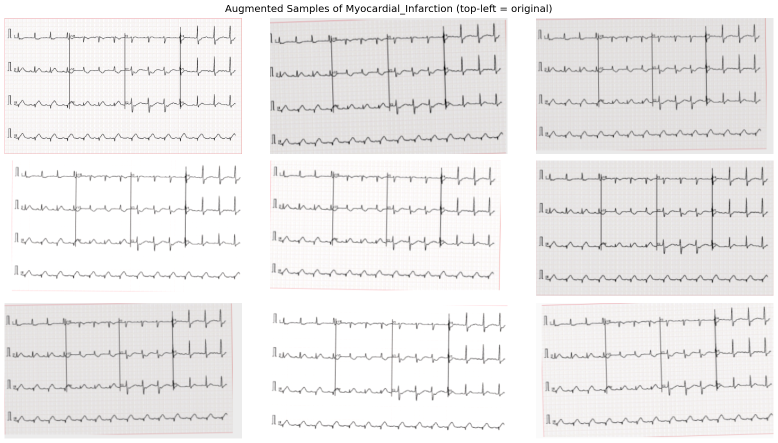
#> input picture models/heart/image_based/images/augmented_samples.png, 1555 x 886 px (shown at 1/2 size); its folder holds only this picture in this run
$ python -i data.py   (imports and definitions only)
#> lines starting #> are read from the running program, lines starting #| are printed output that depends on the picture
### common/preprocessing/image.py
"""
image.py — Opening an image from whatever the caller has, for the image modules' load_image().
"""

import io

import numpy as np
from PIL import Image


def open_image(source) -> Image.Image:
    """A path, raw bytes, a file-like object (e.g. a Streamlit upload), a PIL image or a uint8 array."""
    if isinstance(source, Image.Image):
        return source
    if isinstance(source, np.ndarray):
        return Image.fromarray(source)
    if isinstance(source, (bytes, bytearray)):
        return Image.open(io.BytesIO(source))
    return Image.open(source)

### models/heart/image_based/src/data.py
"""
data.py — Class list, split loading and single-image preprocessing for the 12-lead ECG
module. Mirrors load_image() in notebooks/Heart_ECG.ipynb, so the saved checkpoints get
exactly the input they were trained on.

Dataset layout, built by data/build_ecg_dataset.py (one folder per class in each split):

    data/train/<class>/*.png    data/val/<class>/*.png    data/test/<class>/*.png
"""

from pathlib import Path

import numpy as np
from PIL import Image

from common.preprocessing.image import open_image

MODULE_DIR = Path(__file__).resolve().parent.parent
DEFAULT_DATA_DIR = MODULE_DIR / "data"

CLASS_NAMES = ["Abnormal_Heartbeat", "History_of_MI", "Myocardial_Infarction", "Normal"]
IMG_SIZE = (256, 448)          # (height, width): keeps the ~1.7:1 printout aspect ratio
IMAGE_EXTENSIONS = (".png", ".jpg", ".jpeg")

# Same constants as data/build_ecg_dataset.py: a full printout is cropped to the ECG grid,
# which removes the header (patient ID, date, heart rate) and the footer
PRINTOUT_SIZE = (2213, 1572)
GRID_BOX = (68, 283, 2177, 1518)


def load_image(source) -> np.ndarray:
    """
    One ECG image -> float32 (1, 256, 448, 3) in 0-255. Each model rescales the pixels
    itself, so nothing else is needed. Full uncropped printouts are cropped to the grid.
    `source`: a path, bytes, a file-like upload, a PIL image or a uint8 array.
    """
    img = open_image(source).convert("RGB")
    if img.size == PRINTOUT_SIZE:
        img = img.crop(GRID_BOX)
    # BOX (area) resampling keeps the thin ECG traces visible when shrinking
    img = img.resize((IMG_SIZE[1], IMG_SIZE[0]), Image.BOX)
    return np.asarray(img, dtype=np.float32)[np.newaxis]


def load_split(split: str, data_dir=DEFAULT_DATA_DIR) -> tuple[np.ndarray, np.ndarray, list]:
    """All images of one split: (uint8 array (N, 256, 448, 3), integer labels, file paths)."""
    paths, labels = [], []
    for index, name in enumerate(CLASS_NAMES):
        files = sorted(p for p in (Path(data_dir) / split / name).iterdir() if p.suffix.lower() in IMAGE_EXTENSIONS)
        paths += files
        labels += [index] * len(files)
    images = np.concatenate([load_image(p).astype(np.uint8) for p in paths])
    return images, np.array(labels), paths

>>> import cv2
>>> picture = cv2.imread('../images/augmented_samples.png', cv2.IMREAD_GRAYSCALE)
#> picture: shape (886, 1555); min 0, max 255, mean 235.6
>>> result = load_image(picture)
#> in load_image, `img = img.resize((IMG_SIZE[1], IMG_SIZE[0]), Image.BOX)`:
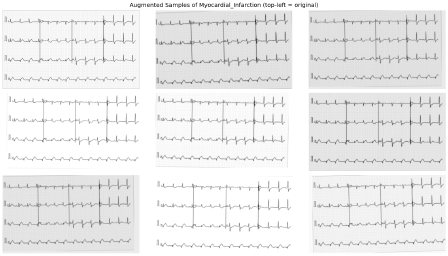
#> img: PIL image 448x256 RGB; min 50, max 255, mean 235.6

$ run again, on models/heart/image_based/images/class_distribution.png
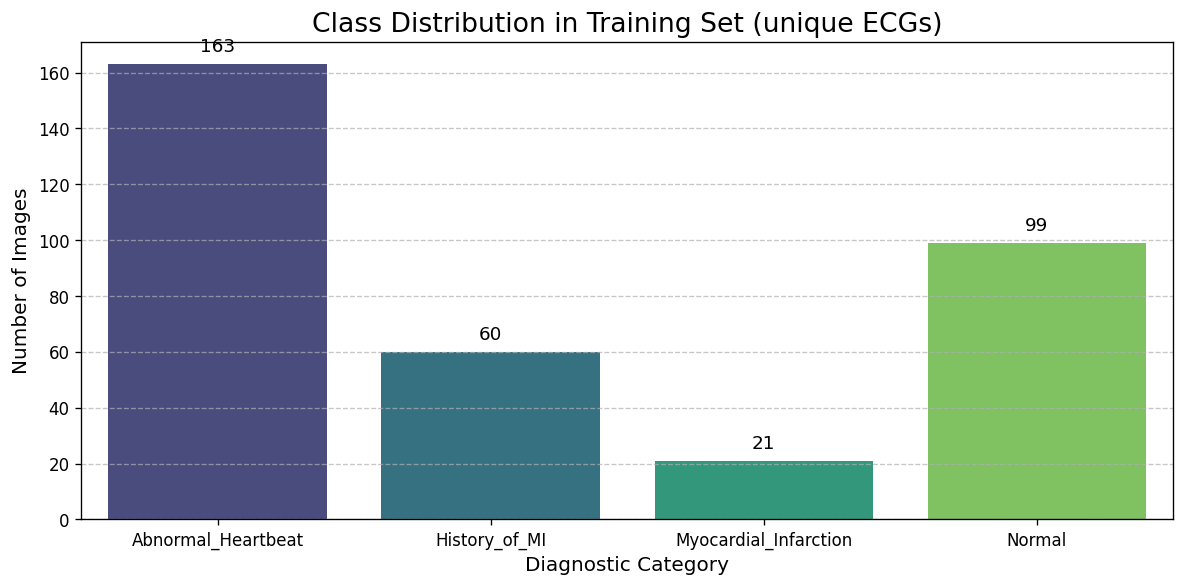
#> input picture models/heart/image_based/images/class_distribution.png, 1185 x 587 px
#> `picture = cv2.imread('../images/augmented_samples.png', cv2.IMREAD_GRA..`:
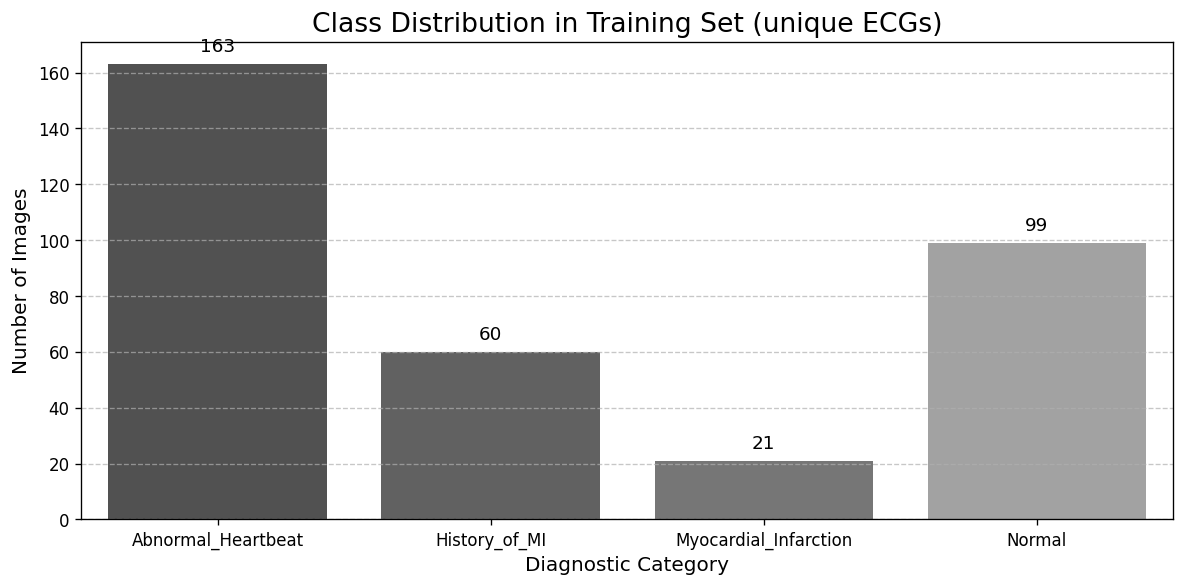
#> picture: shape (587, 1185); min 0, max 255, mean 206.5
#> in load_image, `img = img.resize((IMG_SIZE[1], IMG_SIZE[0]), Image.BOX)`:
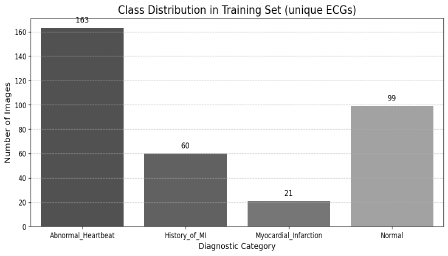
#> img: PIL image 448x256 RGB; min 0, max 255, mean 206.9

$ run again, on models/heart/image_based/images/confusion_matrix.png
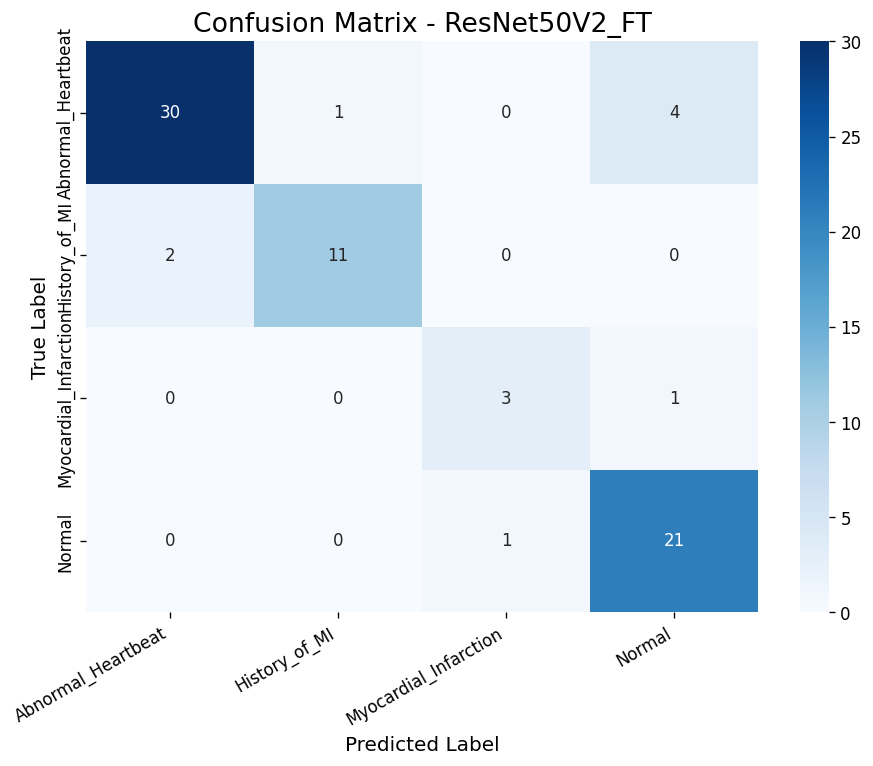
#> input picture models/heart/image_based/images/confusion_matrix.png, 873 x 766 px
#> `picture = cv2.imread('../images/augmented_samples.png', cv2.IMREAD_GRA..`:
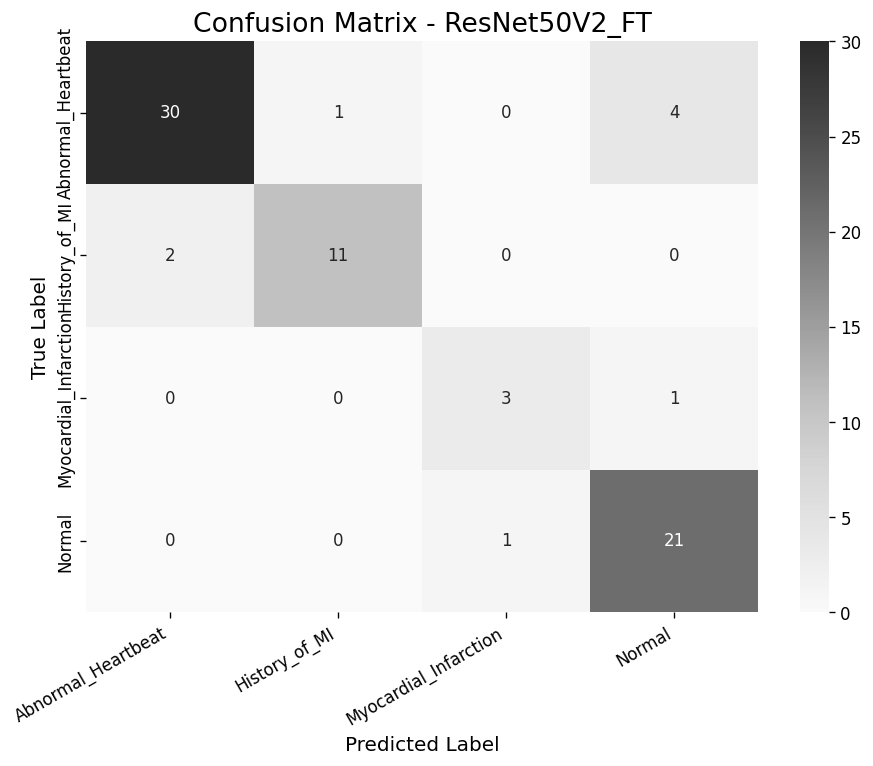
#> picture: shape (766, 873); min 0, max 255, mean 229.8
#> in load_image, `img = img.resize((IMG_SIZE[1], IMG_SIZE[0]), Image.BOX)`:
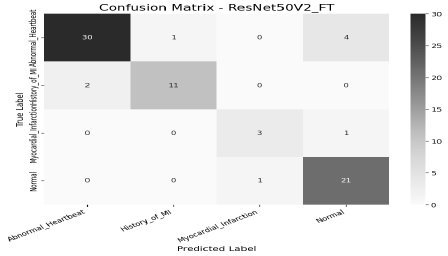
#> img: PIL image 448x256 RGB; min 0, max 255, mean 229.7

$ run again, on models/heart/image_based/images/duplicate_audit.png
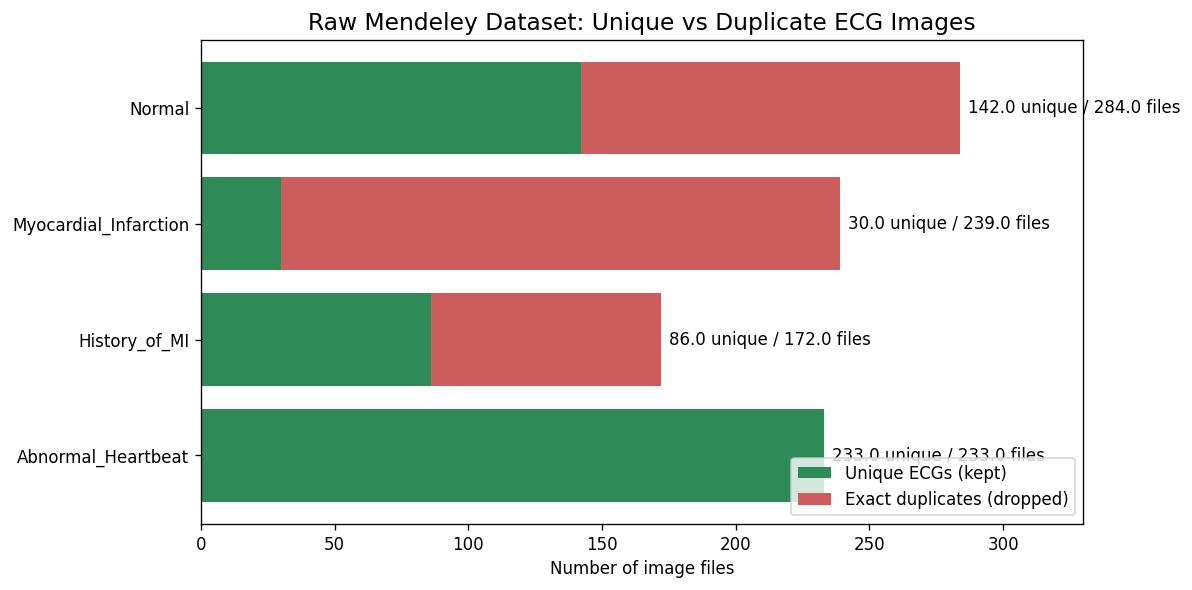
#> input picture models/heart/image_based/images/duplicate_audit.png, 1192 x 590 px
#> `picture = cv2.imread('../images/augmented_samples.png', cv2.IMREAD_GRA..`:
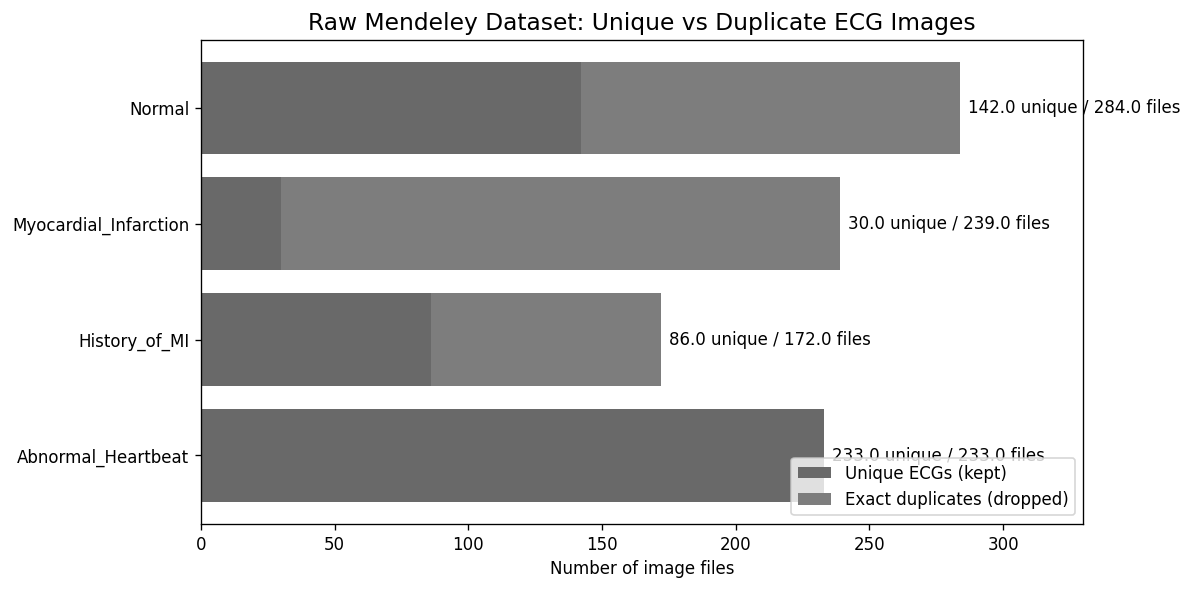
#> picture: shape (590, 1192); min 0, max 255, mean 204
#> in load_image, `img = img.resize((IMG_SIZE[1], IMG_SIZE[0]), Image.BOX)`:
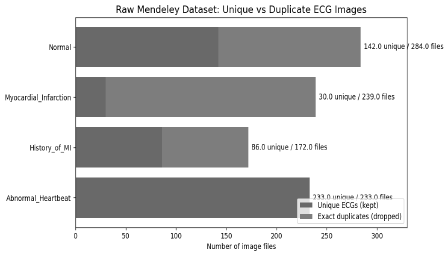
#> img: PIL image 448x256 RGB; min 0, max 255, mean 203.9
